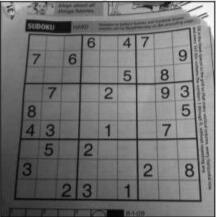
#> input picture Image Processing in OpenCV/Hough Line Transform/ChessBoard.jpg, 216 x 217 px
$ python Probabilistic_Hough_Transform.py
#> lines starting #> are read from the running program, lines starting #| are printed output that depends on the picture; after the words box and inside, x2 and y2 are one past the last pixel; in counts of white or black regions, pixels touching at a corner belong together
# -*- coding:utf-8 -*-
"""
@ author:wuxin
"""

import cv2 as cv
import numpy as np

if __name__ == "__main__":

    img = cv.imread('ChessBoard.jpg')
#> img is the input picture: shape (217, 216, 3); min 0, max 255, mean 113.7
    gray = cv.cvtColor(img, cv.COLOR_BGR2GRAY)
    edges = cv.Canny(gray, 50, 150, apertureSize=3)
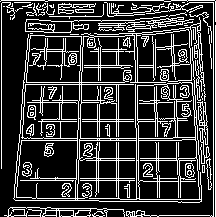
#> edges: shape (217, 216); 22.2% white in thin lines or dots
    minLineLength = 100
    maxLineGap = 10
    lines = cv.HoughLinesP(edges, 1, np.pi/180, 100, minLineLength, maxLineGap)
#> lines = 49 rows, first 6: [215, 216, 215, 25], [213, 216, 213, 2], [48, 0, 163, 0], [1, 168, 1, 3], [138, 140, 181, 140], [80, 135, 80, 107]
    for j in range(len(lines)):
        for x1,y1,x2,y2 in lines[j]:
            cv.line(img, (x1, y1), (x2, y2), (0, 255, 0), 2)
#> this loop made 49 passes
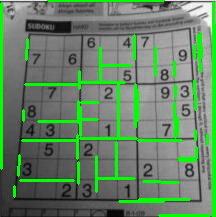
#> img: shape (217, 216, 3); 11.88% of pixels changed, all inside (x1, y1, x2, y2) = (0, 0, 216, 217)

    cv.imshow('houghlines2.jpg', img)
    cv.waitKey(0)
    cv.destroyAllWindows()
